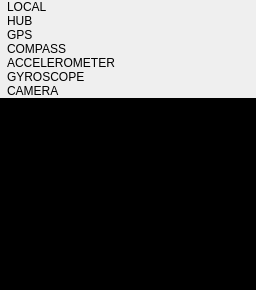
     <widget class="QWidget" name="pageRunning">
      <layout class="QGridLayout" name="gridLayout_2">
       <property name="leftMargin">
        <number>0</number>
       </property>
       <property name="topMargin">
        <number>0</number>
       </property>
       <property name="rightMargin">
        <number>0</number>
       </property>
       <property name="bottomMargin">
        <number>0</number>
       </property>
       <property name="spacing">
        <number>0</number>
       </property>
       <item row="0" column="0">
        <widget class="QWidget" name="widget" native="true">
         <layout class="QGridLayout" name="gridLayout_4">
          <property name="leftMargin">
           <number>0</number>
          </property>
          <property name="topMargin">
           <number>0</number>
          </property>
          <property name="rightMargin">
           <number>0</number>
          </property>
          <property name="bottomMargin">
           <number>0</number>
          </property>
          <property name="spacing">
           <number>0</number>
          </property>
          <item row="1" column="1">
           <widget class="QLabel" name="labelHub">
            <property name="sizePolicy">
             <sizepolicy hsizetype="Expanding" vsizetype="Minimum">
              <horstretch>0</horstretch>
              <verstretch>0</verstretch>
             </sizepolicy>
            </property>
            <property name="text">
             <string>HUB</string>
            </property>
           </widget>
          </item>
          <item row="6" column="1">
           <widget class="QLabel" name="labelCamera">
            <property name="sizePolicy">
             <sizepolicy hsizetype="Expanding" vsizetype="Minimum">
              <horstretch>0</horstretch>
              <verstretch>0</verstretch>
             </sizepolicy>
            </property>
            <property name="text">
             <string>CAMERA</string>
            </property>
           </widget>
          </item>
          <item row="4" column="1">
           <widget class="QLabel" name="labelAccelerometer">
            <property name="sizePolicy">
             <sizepolicy hsizetype="Expanding" vsizetype="Minimum">
              <horstretch>0</horstretch>
              <verstretch>0</verstretch>
             </sizepolicy>
            </property>
            <property name="text">
             <string>ACCELEROMETER</string>
            </property>
           </widget>
          </item>
          <item row="4" column="0">
           <widget class="QLabel" name="label_5">
            <property name="text">
             <string/>
            </property>
            <property name="pixmap">
             <pixmap resource="../resources/icons.qrc">:/icons/sensor_accellerometer.svg</pixmap>
            </property>
            <property name="margin">
             <number>10</number>
            </property>
           </widget>
          </item>
          <item row="5" column="0">
           <widget class="QLabel" name="label_6">
            <property name="text">
             <string/>
            </property>
            <property name="pixmap">
             <pixmap resource="../resources/icons.qrc">:/icons/sensor_gyroscope.svg</pixmap>
            </property>
            <property name="margin">
             <number>10</number>
            </property>
           </widget>
          </item>
          <item row="5" column="1">
           <widget class="QLabel" name="labelGyroscope">
            <property name="sizePolicy">
             <sizepolicy hsizetype="Expanding" vsizetype="Minimum">
              <horstretch>0</horstretch>
              <verstretch>0</verstretch>
             </sizepolicy>
            </property>
            <property name="text">
             <string>GYROSCOPE</string>
            </property>
           </widget>
          </item>
          <item row="3" column="0">
           <widget class="QLabel" name="label_3">
            <property name="text">
             <string/>
            </property>
            <property name="pixmap">
             <pixmap resource="../resources/icons.qrc">:/icons/sensor_compass.svg</pixmap>
            </property>
            <property name="margin">
             <number>10</number>
            </property>
           </widget>
          </item>
          <item row="2" column="0">
           <widget class="QLabel" name="label">
            <property name="text">
             <string/>
            </property>
            <property name="pixmap">
             <pixmap resource="../resources/icons.qrc">:/icons/sensor_gps.svg</pixmap>
            </property>
            <property name="margin">
             <number>10</number>
            </property>
           </widget>
          </item>
          <item row="0" column="1">
           <widget class="QLabel" name="labelLocal">
            <property name="sizePolicy">
             <sizepolicy hsizetype="Expanding" vsizetype="Minimum">
              <horstretch>0</horstretch>
              <verstretch>0</verstretch>
             </sizepolicy>
            </property>
            <property name="text">
             <string>LOCAL</string>
            </property>
           </widget>
          </item>
          <item row="3" column="1">
           <widget class="QLabel" name="labelCompass">
            <property name="sizePolicy">
             <sizepolicy hsizetype="Expanding" vsizetype="Minimum">
              <horstretch>0</horstretch>
              <verstretch>0</verstretch>
             </sizepolicy>
            </property>
            <property name="text">
             <string>COMPASS</string>
            </property>
           </widget>
          </item>
          <item row="2" column="1">
           <widget class="QLabel" name="labelGPS">
            <property name="sizePolicy">
             <sizepolicy hsizetype="Expanding" vsizetype="Minimum">
              <horstretch>0</horstretch>
              <verstretch>0</verstretch>
             </sizepolicy>
            </property>
            <property name="lineWidth">
             <number>0</number>
            </property>
            <property name="text">
             <string>GPS</string>
            </property>
           </widget>
          </item>
          <item row="6" column="0">
           <widget class="QLabel" name="label_7">
            <property name="text">
             <string/>
            </property>
            <property name="pixmap">
             <pixmap resource="../resources/icons.qrc">:/icons/sensor_camera.svg</pixmap>
            </property>
            <property name="margin">
             <number>10</number>
            </property>
           </widget>
          </item>
          <item row="7" column="0" colspan="2">
           <widget class="IdenticonWidget" name="widgetIdenticon" native="true">
            <property name="sizePolicy">
             <sizepolicy hsizetype="Minimum" vsizetype="Minimum">
              <horstretch>0</horstretch>
              <verstretch>0</verstretch>
             </sizepolicy>
            </property>
            <property name="minimumSize">
             <size>
              <width>200</width>
              <height>0</height>
             </size>
            </property>
            <property name="svgURL" stdset="0">
             <string>:/icons/identicon.svg</string>
            </property>
            <layout class="QVBoxLayout" name="verticalLayout_2">
             <property name="spacing">
              <number>0</number>
             </property>
             <property name="leftMargin">
              <number>0</number>
             </property>
             <property name="topMargin">
              <number>0</number>
             </property>
             <property name="rightMargin">
              <number>0</number>
             </property>
             <property name="bottomMargin">
              <number>0</number>
             </property>
             <item>
              <widget class="QPlainTextEdit" name="logScroll">
               <property name="sizePolicy">
                <sizepolicy hsizetype="Expanding" vsizetype="Expanding">
                 <horstretch>0</horstretch>
                 <verstretch>0</verstretch>
                </sizepolicy>
               </property>
               <property name="palette">
                <palette>
                 <active>
                  <colorrole role="WindowText">
                   <brush brushstyle="SolidPattern">
                    <color alpha="255">
                     <red>255</red>
                     <green>255</green>
                     <blue>255</blue>
                    </color>
                   </brush>
                  </colorrole>
                  <colorrole role="Button">
                   <brush brushstyle="SolidPattern">
                    <color alpha="0">
                     <red>0</red>
                     <green>0</green>
                     <blue>0</blue>
                    </color>
                   </brush>
                  </colorrole>
                  <colorrole role="Light">
                   <brush brushstyle="SolidPattern">
                    <color alpha="0">
                     <red>0</red>
                     <green>0</green>
                     <blue>0</blue>
                    </color>
                   </brush>
                  </colorrole>
                  <colorrole role="Midlight">
                   <brush brushstyle="SolidPattern">
                    <color alpha="0">
                     <red>0</red>
                     <green>0</green>
                     <blue>0</blue>
                    </color>
                   </brush>
                  </colorrole>
                  <colorrole role="Dark">
                   <brush brushstyle="SolidPattern">
                    <color alpha="0">
                     <red>0</red>
                     <green>0</green>
                     <blue>0</blue>
                    </color>
                   </brush>
                  </colorrole>
                  <colorrole role="Mid">
                   <brush brushstyle="SolidPattern">
                    <color alpha="0">
                     <red>0</red>
                     <green>0</green>
                     <blue>0</blue>
                    </color>
                   </brush>
                  </colorrole>
                  <colorrole role="Text">
                   <brush brushstyle="SolidPattern">
                    <color alpha="255">
                     <red>255</red>
                     <green>255</green>
                     <blue>255</blue>
                    </color>
                   </brush>
                  </colorrole>
                  <colorrole role="BrightText">
                   <brush brushstyle="SolidPattern">
                    <color alpha="255">
                     <red>255</red>
                     <green>255</green>
                     <blue>255</blue>
                    </color>
                   </brush>
                  </colorrole>
                  <colorrole role="ButtonText">
                   <brush brushstyle="SolidPattern">
                    <color alpha="255">
                     <red>255</red>
                     <green>255</green>
                     <blue>255</blue>
                    </color>
                   </brush>
                  </colorrole>
                  <colorrole role="Base">
                   <brush brushstyle="SolidPattern">
                    <color alpha="255">
                     <red>0</red>
                     <green>0</green>
                     <blue>0</blue>
                    </color>
                   </brush>
                  </colorrole>
                  <colorrole role="Window">
                   <brush brushstyle="SolidPattern">
                    <color alpha="0">
                     <red>0</red>
                     <green>0</green>
                     <blue>0</blue>
                    </color>
                   </brush>
                  </colorrole>
                  <colorrole role="Shadow">
                   <brush brushstyle="SolidPattern">
                    <color alpha="255">
                     <red>0</red>
                     <green>0</green>
                     <blue>0</blue>
                    </color>
                   </brush>
                  </colorrole>
                  <colorrole role="AlternateBase">
                   <brush brushstyle="SolidPattern">
                    <color alpha="127">
                     <red>0</red>
                     <green>0</green>
                     <blue>0</blue>
                    </color>
                   </brush>
                  </colorrole>
                  <colorrole role="ToolTipBase">
                   <brush brushstyle="SolidPattern">
                    <color alpha="255">
                     <red>255</red>
                     <green>255</green>
                     <blue>220</blue>
                    </color>
                   </brush>
                  </colorrole>
                  <colorrole role="ToolTipText">
                   <brush brushstyle="SolidPattern">
                    <color alpha="255">
                     <red>0</red>
                     <green>0</green>
                     <blue>0</blue>
                    </color>
                   </brush>
                  </colorrole>
                 </active>
                 <inactive>
                  <colorrole role="WindowText">
                   <brush brushstyle="SolidPattern">
                    <color alpha="255">
                     <red>255</red>
                     <green>255</green>
                     <blue>255</blue>
                    </color>
                   </brush>
                  </colorrole>
                  <colorrole role="Button">
                   <brush brushstyle="SolidPattern">
                    <color alpha="0">
                     <red>0</red>
                     <green>0</green>
                     <blue>0</blue>
                    </color>
                   </brush>
                  </colorrole>
                  <colorrole role="Light">
                   <brush brushstyle="SolidPattern">
                    <color alpha="0">
                     <red>0</red>
                     <green>0</green>
                     <blue>0</blue>
                    </color>
                   </brush>
                  </colorrole>
                  <colorrole role="Midlight">
                   <brush brushstyle="SolidPattern">
                    <color alpha="0">
                     <red>0</red>
                     <green>0</green>
                     <blue>0</blue>
                    </color>
                   </brush>
                  </colorrole>
                  <colorrole role="Dark">
                   <brush brushstyle="SolidPattern">
                    <color alpha="0">
                     <red>0</red>
                     <green>0</green>
                     <blue>0</blue>
                    </color>
                   </brush>
                  </colorrole>
                  <colorrole role="Mid">
                   <brush brushstyle="SolidPattern">
                    <color alpha="0">
                     <red>0</red>
                     <green>0</green>
                     <blue>0</blue>
                    </color>
                   </brush>
                  </colorrole>
                  <colorrole role="Text">
                   <brush brushstyle="SolidPattern">
                    <color alpha="255">
                     <red>255</red>
                     <green>255</green>
                     <blue>255</blue>
                    </color>
                   </brush>
                  </colorrole>
                  <colorrole role="BrightText">
                   <brush brushstyle="SolidPattern">
                    <color alpha="255">
                     <red>255</red>
                     <green>255</green>
                     <blue>255</blue>
                    </color>
                   </brush>
                  </colorrole>
                  <colorrole role="ButtonText">
                   <brush brushstyle="SolidPattern">
                    <color alpha="255">
                     <red>255</red>
                     <green>255</green>
                     <blue>255</blue>
                    </color>
                   </brush>
                  </colorrole>
                  <colorrole role="Base">
                   <brush brushstyle="SolidPattern">
                    <color alpha="255">
                     <red>0</red>
                     <green>0</green>
                     <blue>0</blue>
                    </color>
                   </brush>
                  </colorrole>
                  <colorrole role="Window">
                   <brush brushstyle="SolidPattern">
                    <color alpha="0">
                     <red>0</red>
                     <green>0</green>
                     <blue>0</blue>
                    </color>
                   </brush>
                  </colorrole>
                  <colorrole role="Shadow">
                   <brush brushstyle="SolidPattern">
                    <color alpha="255">
                     <red>0</red>
                     <green>0</green>
                     <blue>0</blue>
                    </color>
                   </brush>
                  </colorrole>
                  <colorrole role="AlternateBase">
                   <brush brushstyle="SolidPattern">
                    <color alpha="127">
                     <red>0</red>
                     <green>0</green>
                     <blue>0</blue>
                    </color>
                   </brush>
                  </colorrole>
                  <colorrole role="ToolTipBase">
                   <brush brushstyle="SolidPattern">
                    <color alpha="255">
                     <red>255</red>
                     <green>255</green>
                     <blue>220</blue>
                    </color>
                   </brush>
                  </colorrole>
                  <colorrole role="ToolTipText">
                   <brush brushstyle="SolidPattern">
                    <color alpha="255">
                     <red>0</red>
                     <green>0</green>
                     <blue>0</blue>
                    </color>
                   </brush>
                  </colorrole>
                 </inactive>
                 <disabled>
                  <colorrole role="WindowText">
                   <brush brushstyle="SolidPattern">
                    <color alpha="0">
                     <red>0</red>
                     <green>0</green>
                     <blue>0</blue>
                    </color>
                   </brush>
                  </colorrole>
                  <colorrole role="Button">
                   <brush brushstyle="SolidPattern">
                    <color alpha="0">
                     <red>0</red>
                     <green>0</green>
                     <blue>0</blue>
                    </color>
                   </brush>
                  </colorrole>
                  <colorrole role="Light">
                   <brush brushstyle="SolidPattern">
                    <color alpha="0">
                     <red>0</red>
                     <green>0</green>
                     <blue>0</blue>
                    </color>
                   </brush>
                  </colorrole>
                  <colorrole role="Midlight">
                   <brush brushstyle="SolidPattern">
                    <color alpha="0">
                     <red>0</red>
                     <green>0</green>
                     <blue>0</blue>
                    </color>
                   </brush>
                  </colorrole>
                  <colorrole role="Dark">
                   <brush brushstyle="SolidPattern">
                    <color alpha="0">
                     <red>0</red>
                     <green>0</green>
                     <blue>0</blue>
                    </color>
                   </brush>
                  </colorrole>
                  <colorrole role="Mid">
                   <brush brushstyle="SolidPattern">
                    <color alpha="0">
                     <red>0</red>
                     <green>0</green>
                     <blue>0</blue>
                    </color>
                   </brush>
                  </colorrole>
                  <colorrole role="Text">
                   <brush brushstyle="SolidPattern">
                    <color alpha="0">
                     <red>0</red>
                     <green>0</green>
                     <blue>0</blue>
                    </color>
                   </brush>
                  </colorrole>
                  <colorrole role="BrightText">
                   <brush brushstyle="SolidPattern">
                    <color alpha="255">
                     <red>255</red>
                     <green>255</green>
                     <blue>255</blue>
                    </color>
                   </brush>
                  </colorrole>
                  <colorrole role="ButtonText">
                   <brush brushstyle="SolidPattern">
                    <color alpha="0">
                     <red>0</red>
                     <green>0</green>
                     <blue>0</blue>
                    </color>
                   </brush>
                  </colorrole>
                  <colorrole role="Base">
                   <brush brushstyle="SolidPattern">
                    <color alpha="0">
                     <red>0</red>
                     <green>0</green>
                     <blue>0</blue>
                    </color>
                   </brush>
                  </colorrole>
                  <colorrole role="Window">
                   <brush brushstyle="SolidPattern">
                    <color alpha="0">
                     <red>0</red>
                     <green>0</green>
                     <blue>0</blue>
                    </color>
                   </brush>
                  </colorrole>
                  <colorrole role="Shadow">
                   <brush brushstyle="SolidPattern">
                    <color alpha="255">
                     <red>0</red>
                     <green>0</green>
                     <blue>0</blue>
                    </color>
                   </brush>
                  </colorrole>
                  <colorrole role="AlternateBase">
                   <brush brushstyle="SolidPattern">
                    <color alpha="0">
                     <red>0</red>
                     <green>0</green>
                     <blue>0</blue>
                    </color>
                   </brush>
                  </colorrole>
                  <colorrole role="ToolTipBase">
                   <brush brushstyle="SolidPattern">
                    <color alpha="255">
                     <red>255</red>
                     <green>255</green>
                     <blue>220</blue>
                    </color>
                   </brush>
                  </colorrole>
                  <colorrole role="ToolTipText">
                   <brush brushstyle="SolidPattern">
                    <color alpha="255">
                     <red>0</red>
                     <green>0</green>
                     <blue>0</blue>
                    </color>
                   </brush>
                  </colorrole>
                 </disabled>
                </palette>
               </property>
               <property name="frameShape">
                <enum>QFrame::NoFrame</enum>
               </property>
               <property name="frameShadow">
                <enum>QFrame::Plain</enum>
               </property>
               <property name="lineWidth">
                <number>0</number>
               </property>
               <property name="horizontalScrollBarPolicy">
                <enum>Qt::ScrollBarAlwaysOff</enum>
               </property>
               <property name="undoRedoEnabled">
                <bool>false</bool>
               </property>
               <property name="lineWrapMode">
                <enum>QPlainTextEdit::NoWrap</enum>
               </property>
               <property name="readOnly">
                <bool>true</bool>
               </property>
               <property name="plainText">
                <string/>
               </property>
               <property name="backgroundVisible">
                <bool>false</bool>
               </property>
              </widget>
             </item>
            </layout>
           </widget>
          </item>
          <item row="0" column="0" rowspan="2">
           <widget class="QLabel" name="label_8">
            <property name="text">
             <string/>
            </property>
            <property name="pixmap">
             <pixmap resource="../resources/icons.qrc">:/icons/network.svg</pixmap>
            </property>
            <property name="margin">
             <number>10</number>
            </property>
           </widget>
          </item>
         </layout>
        </widget>
       </item>
      </layout>
     </widget>
